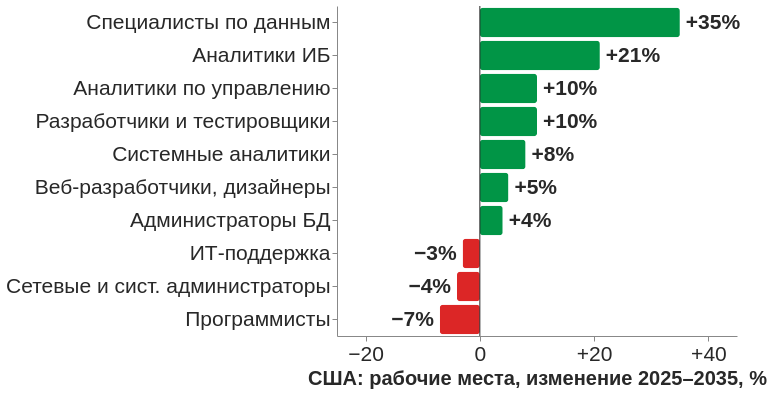

Write the Vega-Lite specification saved for this chart.
### Vega-Lite specification from a JSON file in a GitHub repository (floating-point values rounded to 4 significant figures)
{"$schema": "https://vega.github.io/schema/vega-lite/v5.json", "width": 400, "height": 330, "data": {"values": [{"k": "Специалисты по данным", "v": 35, "c": "#019546", "t": "+35%"}, {"k": "Аналитики ИБ", "v": 21, "c": "#019546", "t": "+21%"}, {"k": "Аналитики по управлению", "v": 10, "c": "#019546", "t": "+10%"}, {"k": "Разработчики и тестировщики", "v": 10, "c": "#019546", "t": "+10%"}, {"k": "Системные аналитики", "v": 8, "c": "#019546", "t": "+8%"}, {"k": "Веб-разработчики, дизайнеры", "v": 5, "c": "#019546", "t": "+5%"}, {"k": "Администраторы БД", "v": 4, "c": "#019546", "t": "+4%"}, {"k": "ИТ-поддержка", "v": -3, "c": "#dc2626", "t": "−3%"}, {"k": "Сетевые и сист. администраторы", "v": -4, "c": "#dc2626", "t": "−4%"}, {"k": "Программисты", "v": -7, "c": "#dc2626", "t": "−7%"}]}, "layer": [{"mark": {"type": "bar", "cornerRadius": 3}, "encoding": {"y": {"field": "k", "type": "ordinal", "sort": null, "axis": {"title": null, "labelLimit": 340}}, "x": {"field": "v", "type": "quantitative", "scale": {"domain": [-25, 45]}, "axis": {"title": "США: рабочие места, изменение 2025–2035, %", "grid": false, "labelExpr": "datum.value>0?'+'+datum.value:datum.value==0?'0':'−'+(-datum.value)", "values": [-20, 0, 20, 40]}}, "color": {"field": "c", "type": "nominal", "scale": null}}}, {"transform": [{"filter": "datum.v>0"}], "mark": {"type": "text", "align": "left", "dx": 6, "fontSize": 21, "fontWeight": "bold", "color": "#282828"}, "encoding": {"y": {"field": "k", "type": "ordinal", "sort": null}, "x": {"field": "v", "type": "quantitative"}, "text": {"field": "t"}}}, {"transform": [{"filter": "datum.v<0"}], "mark": {"type": "text", "align": "right", "dx": -6, "fontSize": 21, "fontWeight": "bold", "color": "#282828"}, "encoding": {"y": {"field": "k", "type": "ordinal", "sort": null}, "x": {"field": "v", "type": "quantitative"}, "text": {"field": "t"}}}, {"data": {"values": [{"x": 0}]}, "mark": {"type": "rule", "color": "#282828"}, "encoding": {"x": {"field": "x", "type": "quantitative"}}}], "config": {"font": "Tahoma, Verdana, sans-serif", "axis": {"labelFontSize": 21, "titleFontSize": 20, "labelColor": "#282828", "titleColor": "#282828"}, "view": {"stroke": null}}}
